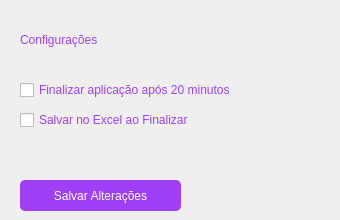
      <widget class="QWidget" name="pg_configuracoes">
       <widget class="QCheckBox" name="checkBox_finalizar_app">
        <property name="geometry">
         <rect>
          <x>20</x>
          <y>80</y>
          <width>311</width>
          <height>20</height>
         </rect>
        </property>
        <property name="styleSheet">
         <string notr="true">font: 10pt &quot;Montserrat&quot;;
color: #9f3ffa;
</string>
        </property>
        <property name="text">
         <string>Finalizar aplicação após 20 minutos</string>
        </property>
       </widget>
       <widget class="QLabel" name="lbl_titulo_configuracoes">
        <property name="geometry">
         <rect>
          <x>20</x>
          <y>20</y>
          <width>241</width>
          <height>41</height>
         </rect>
        </property>
        <property name="styleSheet">
         <string notr="true">font: 16pt &quot;Montserrat&quot;;
color: #9f3ffa;
</string>
        </property>
        <property name="text">
         <string>Configurações</string>
        </property>
        <property name="textFormat">
         <enum>Qt::AutoText</enum>
        </property>
        <property name="wordWrap">
         <bool>false</bool>
        </property>
        <property name="textInteractionFlags">
         <set>Qt::TextBrowserInteraction</set>
        </property>
       </widget>
       <widget class="QPushButton" name="btn_salvar">
        <property name="geometry">
         <rect>
          <x>20</x>
          <y>180</y>
          <width>161</width>
          <height>31</height>
         </rect>
        </property>
        <property name="styleSheet">
         <string notr="true">QPushButton {
border: 2px;
background-color: rgb(159, 63, 250);
color: white;
border-radius: 5px;
font: 10pt &quot;Montserrat&quot;;
outline: 0;
}

QPushButton:hover {
	background-color: rgb(197, 62, 255);
}
</string>
        </property>
        <property name="text">
         <string>Salvar Alterações</string>
        </property>
       </widget>
       <widget class="QCheckBox" name="checkBox_finalizar_app_2">
        <property name="geometry">
         <rect>
          <x>20</x>
          <y>110</y>
          <width>311</width>
          <height>20</height>
         </rect>
        </property>
        <property name="styleSheet">
         <string notr="true">font: 10pt &quot;Montserrat&quot;;
color: #9f3ffa;
</string>
        </property>
        <property name="text">
         <string>Salvar no Excel ao Finalizar</string>
        </property>
       </widget>
      </widget>
